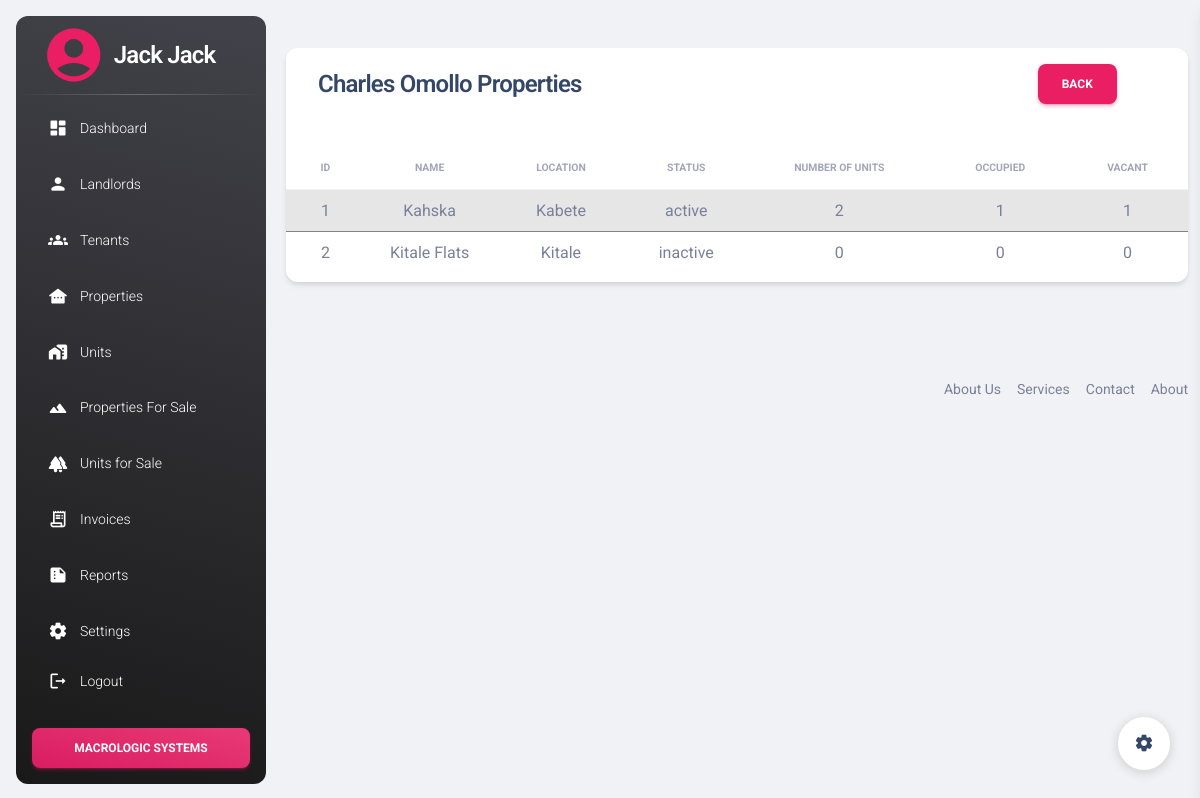
The page /reports/individual_report.php?land_id=5 (signed in) on the database its author committed.
### tables this page shows
CREATE TABLE `landlords` (
  `id` int(11) NOT NULL,
  `name` varchar(50) NOT NULL,
  `phone_number` varchar(50) NOT NULL,
  `email` varchar(20) NOT NULL
);

CREATE TABLE `properties` (
  `id` int(11) NOT NULL,
  `name` varchar(50) NOT NULL,
  `location` varchar(50) NOT NULL,
  `landlord_id` int(11) NOT NULL,
  `type_id` int(11) NOT NULL,
  `active_status` enum('active','inactive') DEFAULT NULL,
  `number_of_units` int(11) DEFAULT NULL
);

### reports/individual_report.php (the view, shortened to what this page needs)
<?php include '../includes/header.php'; ?>
<?php include '../config/connect.php'; ?>
<div class="container-fluid py-4">
    <div class="row">
        <div class="col-12">
            <div class="card my-4">
                <div class="d-flex justify-content-between">
                    <div class="row card-header col-md-7 p-0 mx-3 z-index-2 mt-3" style="height: 25px;">
                    <?php
                    if (isset($_GET['land_id'])) {
                        $land_id = $_GET['land_id'];
                      }
                    ?>
                        <div class="pt-1 pb-1">
                            <h4 class="row text-capitalize ps-3"><?php
                            $sql = "SELECT name FROM landlords WHERE id=$land_id";
                            $result = $con->query($sql);
                            $row = $result->fetch_assoc();
                            echo $row['name'];
                            ?> Properties</h4>
                        </div>
                    </div>
                    <div class="col-md-2 pt-3">
                        <div>
                            <a class="btn btn-primary" href="landlord_report.php">
                                back
                            </a>
                        </div>
                    </div>
                </div>
                <div class="card-body px-0 pb-2">
                    <div class="row d-flex justify-content-between align-items-center ms-2 me-2">
                    </div>
                    <div class="table-responsive p-0">
                        <table class="table table-striped table-hover align-items-center mb-0" id="individualReport">
                            <thead>
                                <tr>
                                <th class="text-center text-uppercase text-secondary text-xxs font-weight-bolder opacity-7">id</th>
                                    <th class="text-center text-uppercase text-secondary text-xxs font-weight-bolder opacity-7">name</th>
                                    <th class="text-center text-uppercase text-secondary text-xxs font-weight-bolder opacity-7">location</th>
                                    <th class="text-center text-uppercase text-secondary text-xxs font-weight-bolder opacity-7">status</th>
                                    <th class="text-center text-uppercase text-secondary text-xxs font-weight-bolder opacity-7">number of units</th>
                                    <th class="text-center text-uppercase text-secondary text-xxs font-weight-bolder opacity-7">occupied</th>
                                    <th class="text-center text-uppercase text-secondary text-xxs font-weight-bolder opacity-7">vacant</th>
                                </tr>
                            </thead>
                            <tbody>
                                <?php
                                $sql = "SELECT id, name AS property_name, location, active_status FROM properties WHERE properties.landlord_id = $land_id";
                                $result = mysqli_query($con, $sql);
                                if ($result) {
                                    $number = 1;
                                    while ($row = mysqli_fetch_assoc($result)) {
                                        $propid = $row['id'];
                                        $sql2 = "SELECT COUNT(available) AS vacant_units FROM units_two WHERE property_id = $propid AND available = 'Yes'";
                                        $result2 = mysqli_query($con, $sql2);
                                        $row2 = mysqli_fetch_assoc($result2);
                                        $sql3 = "SELECT COUNT(occupied) AS occupied_units FROM units_two WHERE property_id = $propid AND occupied = 'Yes'";
                                        $result3 = mysqli_query($con, $sql3);
                                        $row3 = mysqli_fetch_assoc($result3);
                                        $sql4 = "SELECT COUNT(id) AS number_of_units FROM units_two WHERE property_id = $propid";
                                        $result4 = mysqli_query($con, $sql4);
                                        $row4 = mysqli_fetch_assoc($result4);
                                        $name = $row['property_name'];
                                        $location = $row['location'];
                                        $active_status = $row['active_status'];
                                        $no_of_units = $row4['number_of_units'];
                                        $occupied_units = $row3['occupied_units'];
                                        $vacant_units = $row2['vacant_units'];
                                        echo '<tr>
                                        <td scope="row" class="text-center">' . $number . '</td>
                                <td class="text-center">' . $name . '</td>
                                <td class="text-center">' . $location . '</td>
                                <td class="text-center">' . $active_status . '</td>
                                <td class="text-center">' . $no_of_units . '</td>
                                <td class="text-center">' . $occupied_units . '</td>
                                <td class="text-center">' . $vacant_units . '</td>
                              </tr>';
                              $number++;
                                    }
                                }
                                ?>
                            </tbody>
                        </table>
                    </div>
                </div>
            </div>
        </div>
    </div>
</div>
<?php include('../includes/footer.php') ?>
<div class="fixed-plugin">
    <a class="fixed-plugin-button text-dark position-fixed px-3 py-2">
        <i class="material-icons py-2">settings</i>
    </a>
</div>
</body>
</html>

### rows shown on the page
landlords: name "Charles Omollo"
properties: name "Kahska", location "Kabete", active_status "active", no_of_units "2", occupied_units "1", vacant_units "1"
properties: name "Kitale Flats", location "Kitale", active_status "inactive", no_of_units "0", occupied_units "0", vacant_units "0"

### other values the page prints
$username "Jack Jack"
